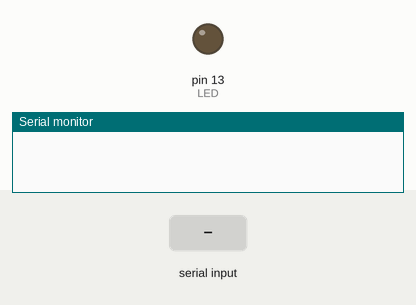
Recording of a sketch running on a simulated Arduino Uno, built with avr-gcc and run on an emulated ATmega328P. Parts: output pins drawn as LEDs (lit = HIGH), the last lines printed to the serial monitor. Inputs (shaded band) come from the test bench.

Above: at 1.2 s.
1.3 s: "on\n" received over the second serial link
At 2.2 s:
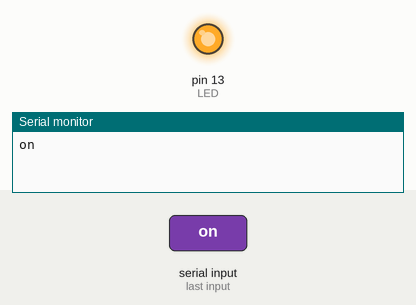
2.8 s: "off\n" received over the second serial link
At 3.4 s:
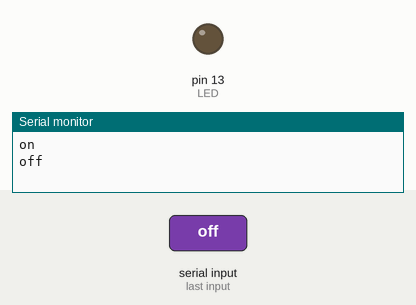
Timing chart, 0 to 5.8 s (numbered marks = the images above; inputs shaded):
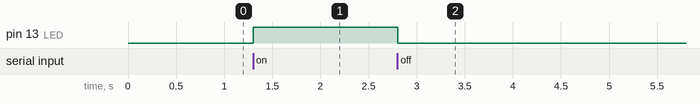

Measured:
- after the input at 1.3 s, pin 13 (LED): LOW → HIGH at once
- after the input at 2.8 s, pin 13 (LED): HIGH → LOW at once

The sketch:

LORA_1_V2.ino
```cpp
#include <SoftwareSerial.h>
// Thiết lập giao tiếp UART với module Lora (RX chân 2, TX chân 3)
SoftwareSerial mySerial(2, 3);

// Định nghĩa chân M0, M1 để điều chỉnh chế độ của module Lora (không sử dụng trong code)
#define M0 8
#define M1 9

// Định nghĩa chân điều khiển đèn LED
#define LED 13

void setup()
{
  // Khởi tạo Serial Monitor để giao tiếp với máy tính và Lora
  Serial.begin(9600);
  mySerial.begin(9600);

  // Thiết lập chân LED làm đầu ra và tắt đèn LED ban đầu
  pinMode(LED, OUTPUT);
  digitalWrite(LED, LOW);
}

void loop()
{
  /*
     Đọc dữ liệu từ Serial Monitor (máy tính) và gửi qua Lora
  */
  if (Serial.available() > 0) // Nếu có dữ liệu nhập từ máy tính
  {
    String inputSend = "";
    inputSend = Serial.readStringUntil('\n'); // Đọc dữ liệu cho đến khi gặp ký tự xuống dòng
    mySerial.println(inputSend); // Gửi dữ liệu qua Lora
  }

  /*
     Nhận dữ liệu từ Lora và in ra Serial Monitor
     Điều khiển đèn LED dựa trên dữ liệu nhận được ("on" hoặc "off")
  */
  if (mySerial.available() > 1) // Nếu có dữ liệu từ Lora
  {
    String inputReceive = mySerial.readStringUntil('\n'); // Đọc chuỗi dữ liệu từ Lora

    if (inputReceive != "") // Nếu nhận được dữ liệu không rỗng
    {
      inputReceive.trim(); // Xóa khoảng trắng
      Serial.println(inputReceive); // In dữ liệu nhận được lên Serial Monitor

      // Bật hoặc tắt đèn LED dựa trên dữ liệu nhận được
      if (inputReceive == "on")
      {
        digitalWrite(LED, HIGH); // Bật đèn LED
      }
      else if (inputReceive == "off")
      {
        digitalWrite(LED, LOW); // Tắt đèn LED
      }

      inputReceive = ""; // Xóa chuỗi sau khi xử lý
    }
  }

  delay(20); // Dừng 20ms để tránh xử lý quá nhanh
}
```
